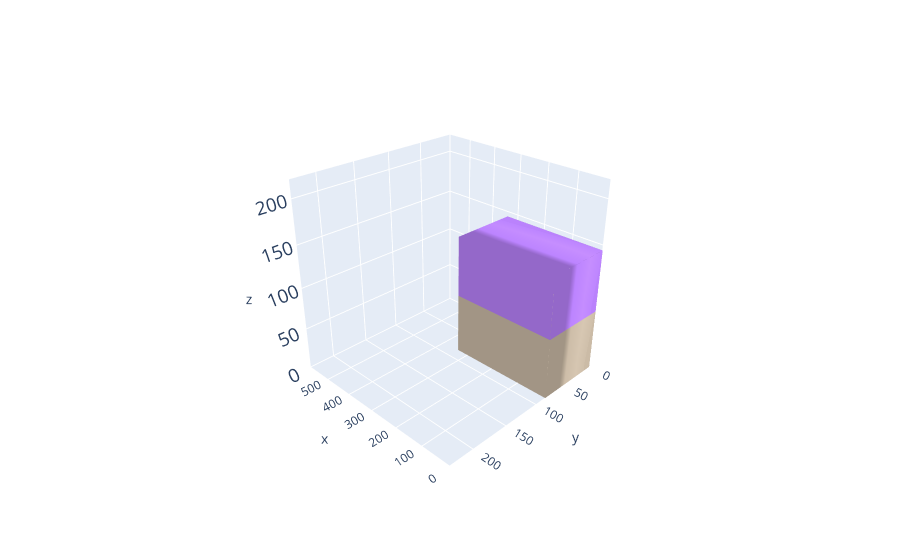

Notebook source saved alongside this figure:
### Markdown cell above
# The main code

### Code cell
from src.base import Itemdict, BlockList, Aabb, Space

Space.filling = "bottom-up" # spaces are filled from bottom to top
Space.vertical_stability = True # boxes must be completly supported

items, L, W, H = load_instance(filename = "src/BR4.txt", type="BF", id_instance=1)

cont = Block(l=L,w=W,h=H)

# print("generating blocks...")
blocks = BlockList(items, type="general_blocks", cont=cont, min_fr=1.0, max_bl=1000) 

# greedy for single CLP
while True:
    space = cont.free_space.closest_space() #cuboide mas cercano a un vertice inferior del contenedor

    if space is not None:
      block = eval.eval_function(blocks,space)
      # print("adding block...", block)
      
      cont.add_block(block, space)
      adyacent_blocks(cont.aabbs,L,W,H)
      items -= block.items
      blocks.remove_unconstructable(items)
      cont.free_space.filter(items)
    else:
        break

print(cont)

### Figure 1 — Plotly figure (JSON) as saved in the notebook; plotly's stock layout.template omitted (floating-point values rounded to 4 significant figures)
{"data": [{"color": "rgb(185.553286563936,129.71740669370865,251.870127746453)", "i": [7, 0, 0, 0, 4, 4, 2, 6, 4, 0, 3, 7], "j": [3, 4, 1, 2, 5, 6, 5, 5, 0, 1, 2, 2], "k": [0, 7, 2, 3, 6, 7, 1, 2, 5, 5, 7, 6], "opacity": 1, "type": "mesh3d", "x": [0, 0, 340, 340, 0, 0, 340, 340], "y": [0, 84, 84, 0, 0, 84, 84, 0], "z": [72, 72, 72, 72, 144, 144, 144, 144]}, {"color": "rgb(202.57460480317013,186.7023737239639,165.9057700690786)", "i": [7, 0, 0, 0, 4, 4, 2, 6, 4, 0, 3, 7], "j": [3, 4, 1, 2, 5, 6, 5, 5, 0, 1, 2, 2], "k": [0, 7, 2, 3, 6, 7, 1, 2, 5, 5, 7, 6], "opacity": 1, "type": "mesh3d", "x": [0, 0, 340, 340, 0, 0, 340, 340], "y": [0, 84, 84, 0, 0, 84, 84, 0], "z": [0, 0, 0, 0, 72, 72, 72, 72]}], "layout": {"autosize": false, "margin": {"b": 0, "l": 0, "r": 0, "t": 0}, "paper_bgcolor": "rgba(0,0,0,0)", "scene": {"camera": {"center": {"x": 0, "y": 0, "z": 0}, "eye": {"x": -2, "y": 2, "z": 1.5}, "up": {"x": 0, "y": 0, "z": 1}}, "xaxis": {"nticks": 10, "range": [0, 587], "showspikes": false}, "yaxis": {"nticks": 5, "range": [0, 233], "showspikes": false}, "zaxis": {"nticks": 5, "range": [0, 220], "tickfont": {"size": 15}}}}}
